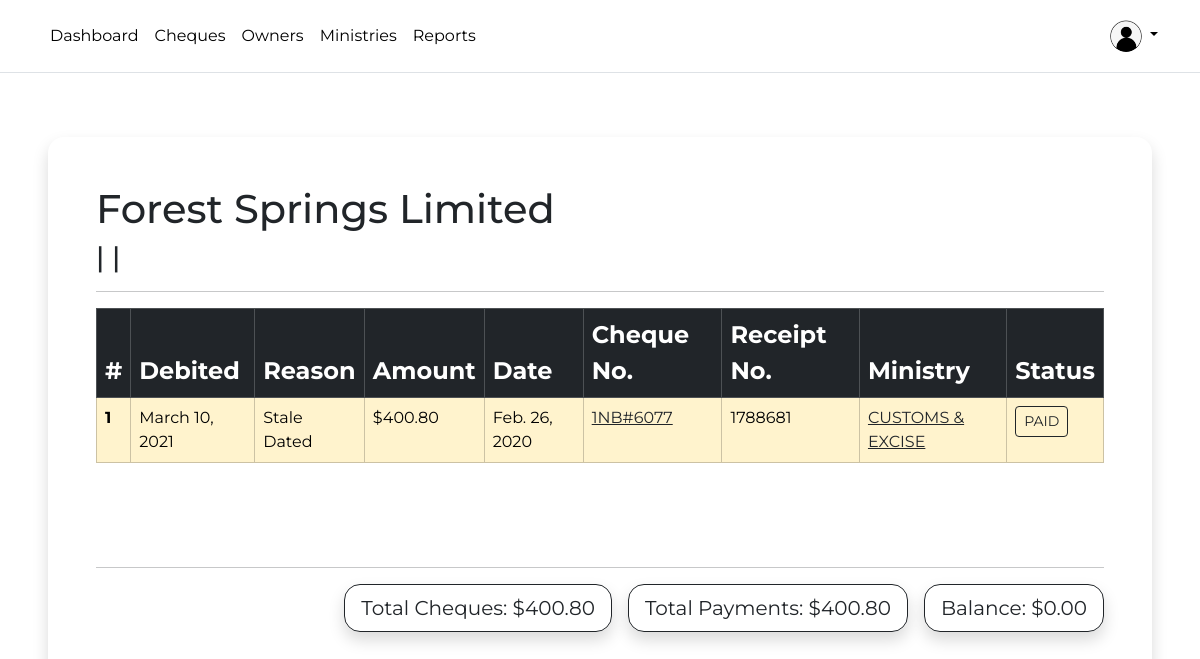
Screenshot of /owner/detail/143/ (signed in) with the database file from the repository.
### cheques/models.py (models this page shows, shortened)
class Owner(models.Model):
    name = models.CharField(max_length=255, unique=True)
    email = models.EmailField(blank=True)
    phone = models.CharField(max_length=255, blank=True)
    address = models.CharField(max_length=255, blank=True)
    address1 = models.CharField(max_length=255, blank=True)
    created_at = models.DateTimeField(auto_now_add=True)
    updated_at = models.DateTimeField(auto_now=True)
    class Meta:
        ordering = ["name"]
    def __str__(self):
        return self.name.title()

class Cheque(models.Model):
    cheque = models.FileField(upload_to="cheques", null=True, blank=True)
    is_deleted = models.BooleanField(default=False)
    date_debited = models.DateField()
    owner = models.ForeignKey(
        Owner,
        on_delete=models.CASCADE,
        related_name="cheques",
    )
    returned = models.ForeignKey(Returned, on_delete=models.CASCADE, default=1)
    chq_amount = models.DecimalField("cheque amount", max_digits=10, decimal_places=2)
    journal = models.CharField(max_length=255, blank=True)
    cheque_date = models.DateField()
    cheque_no = models.CharField("cheque number", max_length=255)
    cheque_status = models.ForeignKey(
        ChequeStatus,
        on_delete=models.PROTECT,
        related_name="cheque_statuses",
        null=True,
        blank=True,
    )
    ministry = models.ForeignKey(
        Ministry,
        on_delete=models.CASCADE,
    )
    receipt_no = models.CharField("receipt number", max_length=255, blank=True)
    created_at = models.DateTimeField(auto_now_add=True)
    updated_at = models.DateTimeField(auto_now=True)
    created_by = models.ForeignKey(
        User,
        on_delete=models.PROTECT,
        related_name="cheques_created",
        null=True,
        blank=True,
    )
    updated_by = models.ForeignKey(
        User,
        on_delete=models.PROTECT,
        related_name="cheques_updated",
        blank=True,
        null=True,
    )
    class Meta:
        ordering = ("date_debited",)
    def get_absolute_url(self):
        return reverse("cheque-detail", kwargs={"pk": self.pk})

class Returned(models.Model):
    name = models.CharField(max_length=255)
    class Meta:
        verbose_name_plural = "returns"
        ordering = ("name",)
    def __str__(self):
        return f"{self.name.upper()}"

class Ministry(models.Model):
    name = models.CharField(max_length=255)
    email = models.EmailField(blank=True)
    phone = models.CharField(max_length=255, blank=True)
    created_at = models.DateTimeField(auto_now_add=True)
    updated_at = models.DateTimeField(auto_now=True)
    class Meta:
        ordering = ["name"]
        verbose_name_plural = "Ministries"
    def __str__(self):
        return self.name.title()

class ChequeStatus(models.Model):
    name = models.CharField(max_length=255)
    desc = models.TextField(blank=True)
    class Meta:
        ordering = ["name"]
    def __str__(self):
        return self.name.upper()

### cheques/views.py (the view)
# urls.py: path("owner/detail/<int:pk>/", OwnerDetailView.as_view(), name="owner-detail"),
class OwnerDetailView(LoginRequiredMixin, DetailView):
    model = Owner
    def get_context_data(self, **kwargs):
        context = super().get_context_data(**kwargs)
        all_cheques = Cheque.objects.filter(owner=self.get_object().pk)
        paid_cheques = Cheque.objects.filter(
            cheque_status__name__icontains="paid", owner=self.get_object().pk
        )
        total_amount = sum(cheque.chq_amount for cheque in all_cheques)
        paid_cheque_total_amount = sum(cheque.chq_amount for cheque in paid_cheques)
        context["total_amount"] = total_amount
        context["paid_cheque_total_amount"] = paid_cheque_total_amount
        context["all_cheques"] = all_cheques
        return context

### cheques/templatetags/subtract.py (called while the page is built)
@register.filter
def subtract(value, arg):
    return value - arg

### templates/cheques/owner_detail.html (shortened to what this page needs)
{% extends 'base.html' %}
{% load crispy_forms_tags %}
{% load subtract %}
{% load humanize %}
{% block content %}
<div class="p-5">
    <div class="col-lg mx-auto shadow p-5 rounded-4">
        <h1>{{object}}</h1>
        <h3>{{object.phone}} | {{object.address}} | {{object.address1}}</h3>
        <hr>
        <table class="mt-3 table table-hover table-bordered">
            <thead>
                <tr class="table-dark fs-4">
                    <th scope="col">#</th>
                    <th scope="col">Debited</th>
                    <th scope="col">Reason</th>
                    <th scope="col">Amount</th>
                    <th scope="col">Date</th>
                    <th scope="col">Cheque No.</th>
                    <th scope="col">Receipt No.</th>
                    <th scope="col">Ministry</th>
                    <th scope="col">Status</th>
                </tr>
            </thead>
            <tbody>
                {% for ob in all_cheques %}
                <tr {% if ob.cheque_status == 'P' %}
                    class="table-success"
                    {% else %}
                    class="table-warning"
                    {% endif %}>
                    <th scope="row">{{forloop.counter}}</th>
                    <td>{{ob.date_debited}}</td>
                    <td>{{ob.returned|title}}</td>
                    <td>${{ob.chq_amount|intcomma}}</td>
                    <td>{{ob.cheque_date}}</td>
                    <td><a class="text-dark" href="{{ ob.get_absolute_url }}">{{ob.cheque_no|upper}}</a></td>
                    <td>{{ob.receipt_no}}</td>
                    <td><a class="text-dark" href="">{{ob.ministry|upper}}</a></td>
                    {% if ob.cheque_status == 'P' %}
                    <td><a class="btn btn-sm btn-outline-dark"
                            href="{% url 'cheque-returned' ob.pk %}">{{ob.cheque_status}}</a>
                    </td>
                    {% else %}
                    <td><a class="btn btn-sm btn-outline-dark"
                            href="{% url 'cheque-paid' ob.pk %}">{{ob.cheque_status}}</a>
                    </td>
                    {% endif %}
                </tr>
                {% empty %}
                <tr>
                    <td colspan="10" class="text-center">No Cheques</td>
                </tr>
                {% endfor %}
            </tbody>
        </table>
        <br><br><br>
        <hr>
        <div class="d-flex justify-content-end">
            <div class="btn btn-lg btn-outline-dark shadow rounded-4">
                <span>Total Cheques: </span>
                <span>${{total_amount}}</span>
            </div>
            <div
                class="btn btn-lg btn-outline-dark shadow rounded-4 mx-lg-3">
                <span>Total Payments: </span>
                <span>${{paid_cheque_total_amount}}</span>
            </div>
            <div class="btn btn-lg btn-outline-dark shadow rounded-4">
                <span>Balance: </span>
                <span>${{paid_cheque_total_amount|subtract:total_amount|intcomma}}</span>
            </div>
        </div>
    </div>
</div>
{% endblock content %}

### templates/base.html (shortened to what this page needs)
<!doctype html>
<html lang="en">
<head>
    <link
        href="https://cdn.jsdelivr.net/npm/bootstrap@5.3.1/dist/css/bootstrap.min.css"
        rel="stylesheet"
>
    <link
        href="https://cdn.jsdelivr.net/npm/select2@4.1.0-rc.0/dist/css/select2.min.css"
        rel="stylesheet" />
</head>
<body>
    {% include 'nav-bar.html' %}
    {% block content %}
    {% endblock content %}
</body>
</html>

### templates/nav-bar.html (shortened to what this page needs)
{% load static %}
{% if request.user.is_authenticated %}
<header class="p-3 mb-3 border-bottom">
  <div class="container">
    <div
      class="d-flex flex-wrap align-items-center justify-content-center justify-content-lg-start">
      <ul
        class="nav col-12 col-lg-auto me-lg-auto mb-2 justify-content-center mb-md-0">
        <li><a href="{% url 'dashboard' %}"
            class="nav-link px-2 link-body-emphasis">Dashboard</a></li>
        <li><a href="{% url 'cheque-list' %}"
            class="nav-link px-2 link-body-emphasis">Cheques</a></li>
        <li><a href="{% url 'owner-list' %}"
            class="nav-link px-2 link-body-emphasis">Owners</a></li>
        <li><a href="{% url 'ministry-list' %}"
            class="nav-link px-2 link-body-emphasis">Ministries</a></li>
        <li><a href="{% url 'reports' %}"
            class="nav-link px-2 link-body-emphasis">Reports</a></li>
      </ul>
      <div class="dropdown text-end">
        <a href="#"
          class="d-block link-body-emphasis text-decoration-none dropdown-toggle"
          data-bs-toggle="dropdown"
          aria-expanded="false">
          {% if request.user.profile.image %}
          <img src="{{ request.user.profile.image.url }}"
            alt="mdo"
            width="32"
            height="32"
            class="rounded-circle">
          {% else %}
          <img src="{% static 'img/default-avatarpng.png' %}"
            alt="mdo"
            width="32"
            height="32"
            class="rounded-circle">
          {% endif %}
        </a>
      </div>
    </div>
  </div>
</header>
{% endif %}

### templates/base.html (style rules this page uses)
html, body { font-family: 'Montserrat', sans-serif; }

### rows the page displays
Owner: name "Forest Springs Limited"
Cheque: date_debited "March 10, 2021", returned "Stale Dated", chq_amount "400.80", cheque_date "Feb. 26, 2020", cheque_no "1NB#6077", receipt_no "1788681", ministry "CUSTOMS & EXCISE", cheque_status "PAID"

### other values shown
{{ total_amount }} "400.80"
{{ paid_cheque_total_amount }} "400.80"
{{ paid_cheque_total_amount|subtract:total_amount|intcomma }} "0.00"
